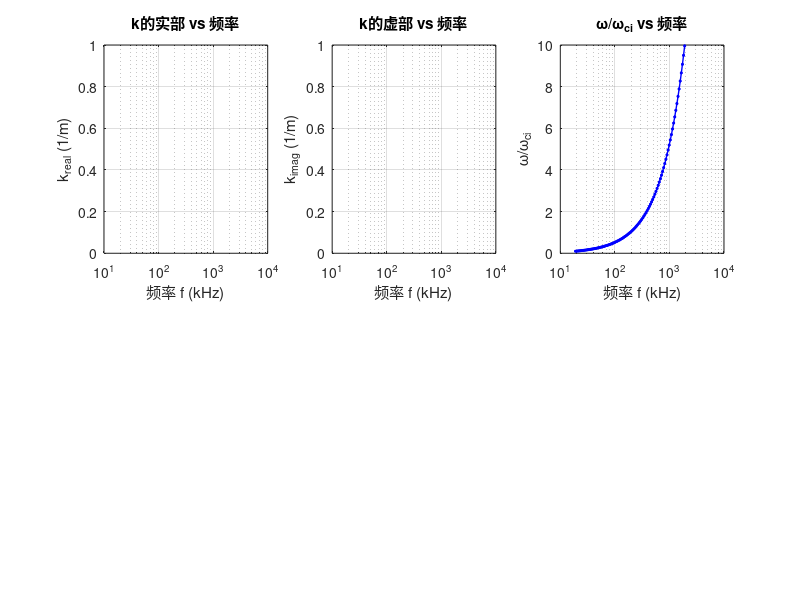

Source code (MATLAB): (Note: this script raises an error after producing the figure.)
 % 基于k_solver.m的参数扫描程序
% 扫描频率omega，磁场强度固定
clear; clc;

% 基本常数
e = 1.602e-19;           % 元电荷 (C)
me = 9.11e-31;           % 电子质量 (kg)
mi = 40*1.67e-27;        % 质子质量 (kg)
eps0 = 8.854e-12;        % 真空介电常数 (F/m)
c = 3e8;                 % 光速 (m/s)
kB = 1.38e-23;           % 玻尔兹曼常数 (J/K)

% VASIMR ICRH 典型参数
ne = 1e18;               % 电子密度 (m^-3)
ni = ne;                 % 离子密度 (m^-3)，假设准中性
f0 = 190e3;              % 基准驱动频率 (Hz) - 190kHz
Te_eV = 3;               % 电子温度 (eV)
Ti_eV = 0.3;             % 离子温度 (eV)
Te = Te_eV * e / kB;     % 电子温度 (K)
Ti = Ti_eV * e / kB;     % 离子温度 (K)
Tperp_e = 10*Te;         % 电子垂直温度 (K)
Tpara_e = 1*Te;          % 电子平行温度 (K)
Tperp_i = 10*Ti;         % 离子垂直温度 (K)
Tpara_i = 1*Ti;          % 离子平行温度 (K)

% 固定磁场强度
B0 = 0.5;                % 固定磁场强度 (T)

% 扫描参数 - 在基准频率上下一个量级范围内扫描
f_min = f0 / 10;         % 最小频率 (19kHz)
f_max = f0 * 10;         % 最大频率 (1.9MHz)
f_values = logspace(log10(f_min), log10(f_max), 100); % 对数分布的频率点
num_f = length(f_values);

% 存储结果
k_real_results = zeros(1, num_f);
k_imag_results = zeros(1, num_f);
omega_ci_results = zeros(1, num_f);
omega_ce_results = zeros(1, num_f);
omega_results = zeros(1, num_f);
success_flag = zeros(1, num_f);

fprintf('开始频率扫描...\n');
fprintf('磁场强度: %.1f T\n', B0);
fprintf('频率范围: %.1f - %.1f kHz\n', f_values(1)/1e3, f_values(end)/1e3);
fprintf('扫描点数: %d\n\n', num_f);

% 色散函数Z(ξ)的实现 - 使用faddeeva.m
Z = @(xi)  1i*sqrt(pi)*faddeeva(xi,16);

% Z0(ξ)的实现
Z0 = @(xi, kpar) Z(xi) .* (real(kpar) > 0) - Z(-xi) .* (real(kpar) < 0);

% 谐波数
n_e = 1;                              % 电子谐波数
n_i = 1;                              % 离子谐波数
V_e = 0;                              % 电子漂移速度
V_i = 0;                              % 离子漂移速度

% 完整色散方程（包含电子和离子）- 归一化版本
    function F = my_disp_eq(kpar, omega, omega_pe, omega_pi, c, A1e, A1i, xi_n_e, xi_n_i, Z0)
        Ae = A1e(kpar);
        Ai = A1i(kpar);
        xi_e = xi_n_e(kpar);
        xi_i = xi_n_i(kpar);
        Z_e = Z0(xi_e, kpar);
        Z_i = Z0(xi_i, kpar);
        F = (kpar.^2 * c^2 - omega^2 - omega_pe^2 * Ae - omega_pi^2 * Ai) / c^2;
    end

% 计算固定磁场下的参数
omega_pe = sqrt(ne*e^2/(eps0*me));    % 电子等离子体频率
omega_pi = sqrt(ni*e^2/(eps0*mi));    % 离子等离子体频率
omega_ce = e*B0/me;                   % 电子回旋频率
omega_ci = e*B0/mi;                   % 离子回旋频率

fprintf('等离子体参数:\n');
fprintf('  电子等离子体频率: %.2e rad/s (%.1f MHz)\n', omega_pe, omega_pe/(2*pi*1e6));
fprintf('  离子等离子体频率: %.2e rad/s (%.1f MHz)\n', omega_pi, omega_pi/(2*pi*1e6));
fprintf('  电子回旋频率: %.2e rad/s (%.1f MHz)\n', omega_ce, omega_ce/(2*pi*1e6));
fprintf('  离子回旋频率: %.2e rad/s (%.1f kHz)\n', omega_ci, omega_ci/(2*pi*1e3));
fprintf('\n');

% 主扫描循环
for i = 1:num_f
    f = f_values(i);
    omega = 2*pi*f;      % 角频率 (rad/s)
    
    fprintf('处理 f = %.1f kHz (%.1f MHz) (%d/%d)...\n', f/1e3, f/1e6, i, num_f);
    
    % 热速 (K -> m/s)
    w_para_e = sqrt(2*kB*Te/me);          % 电子平行热速
    w_para_i = sqrt(2*kB*Ti/mi);          % 离子平行热速
    
    % xi_n^l(kpar)的实现
    xi_n_e = @(kpar) (omega - kpar*V_e - n_e*omega_ce) ./ (kpar*w_para_e);
    xi_n_i = @(kpar) (omega - kpar*V_i - n_i*omega_ci) ./ (kpar*w_para_i);
    
    % A_{+1}^l(kpar)的实现
    A1e = @(kpar) (Tperp_e-Tpara_e)/(omega*Tpara_e) + ...
        ( (xi_n_e(kpar)*Tperp_e)/(omega*Tpara_e) + n_e*omega_ce./(omega*kpar*w_para_e) ) .* Z0(xi_n_e(kpar), kpar);
    
    A1i = @(kpar) (Tperp_i-Tpara_i)/(omega*Tpara_i) + ...
        ( (xi_n_i(kpar)*Tperp_i)/(omega*Tpara_i) + n_i*omega_ci./(omega*kpar*w_para_i) ) .* Z0(xi_n_i(kpar), kpar);
    
    % 初始猜测 - 根据当前频率调整
    k0 = (80000) * omega / c;
    
    % 尝试求解
    try
        options = optimset('Display','iter','TolFun',1e-10,'TolX',1e-15);
        kpar_sol = fsolve(@(kpar) my_disp_eq(kpar, omega, omega_pe, omega_pi, c, A1e, A1i, xi_n_e, xi_n_i, Z0), k0, options);
        
        % 存储结果
        k_real_results(i) = real(kpar_sol);
        k_imag_results(i) = imag(kpar_sol);
        omega_ci_results(i) = omega_ci;
        omega_ce_results(i) = omega_ce;
        omega_results(i) = omega;
        success_flag(i) = 1;
        
        fprintf('  成功: k = %.6e + %.6ei 1/m\n', real(kpar_sol), imag(kpar_sol));
        
    catch ME
        fprintf('  失败: %s\n', ME.message);
        k_real_results(i) = NaN;
        k_imag_results(i) = NaN;
        omega_ci_results(i) = omega_ci;
        omega_ce_results(i) = omega_ce;
        omega_results(i) = omega;
        success_flag(i) = 0;
    end
end

% 输出结果
fprintf('\n=== 扫描结果 ===\n');
fprintf('f(kHz)\t\tomega(rad/s)\t\tomega/omega_ci\t\tk_real(1/m)\t\tk_imag(1/m)\t\t状态\n');
fprintf('-----\t\t------------\t\t-------------\t\t----------\t\t----------\t\t----\n');

for i = 1:num_f
    if success_flag(i)
        fprintf('%.1f\t\t%.2e\t\t%.3f\t\t%.6e\t\t%.6e\t\t成功\n', ...
            f_values(i)/1e3, omega_results(i), omega_results(i)/omega_ci_results(i), ...
            k_real_results(i), k_imag_results(i));
    else
        fprintf('%.1f\t\t%.2e\t\t%.3f\t\t%s\t\t%s\t\t失败\n', ...
            f_values(i)/1e3, omega_results(i), omega_results(i)/omega_ci_results(i), ...
            'NaN', 'NaN');
    end
end

% 绘制结果
figure('Position', [100, 100, 1200, 800]);

% 子图1: k的实部
subplot(2, 3, 1);
semilogx(f_values/1e3, k_real_results, 'b-*', 'LineWidth', 1, 'MarkerSize', 2)
xlabel('频率 f (kHz)');
ylabel('k_{real} (1/m)');
title('k的实部 vs 频率');
grid on;

% 子图2: k的虚部
subplot(2, 3, 2);
semilogx(f_values/1e3, k_imag_results, 'b-*', 'LineWidth', 1, 'MarkerSize', 2);
xlabel('频率 f (kHz)');
ylabel('k_{imag} (1/m)');
title('k的虚部 vs 频率');
grid on;

% 子图3: omega/omega_ci比值
subplot(2, 3, 3);
omega_ci_ratio = omega_results ./ omega_ci_results;
semilogx(f_values/1e3, omega_ci_ratio, 'b-*', 'LineWidth', 1, 'MarkerSize', 2)
xlabel('频率 f (kHz)');
ylabel('\omega/\omega_{ci}');
title('\omega/\omega_{ci} vs 频率');
grid on;
yline(1, '--k', 'LineWidth', 1); % 标记共振线

% 子图4: 归一化的k实部
subplot(2, 3, 4);
k_real_norm = c * k_real_results ./ omega_results;
semilogx(f_values/1e3, k_real_norm, 'b-*', 'LineWidth', 1, 'MarkerSize', 2)
xlabel('频率 f (kHz)');
ylabel('c*k_{real}/\omega');
title('归一化k实部 vs 频率');
grid on;

% 子图5: 归一化的k虚部
subplot(2, 3, 5);
k_imag_norm = c * k_imag_results ./ omega_results;
semilogx(f_values/1e3, k_imag_norm, 'b-*', 'LineWidth', 1, 'MarkerSize', 2)
xlabel('频率 f (kHz)');
ylabel('c*k_{imag}/\omega');
title('归一化k虚部 vs 频率');
grid on;

% 子图6: 成功/失败状态
subplot(2, 3, 6);
semilogx(f_values/1e3, success_flag, 'b-*', 'LineWidth', 1, 'MarkerSize', 2);
xlabel('频率 f (kHz)');
ylabel('求解状态');
title('求解成功/失败状态');
ylim([0, 1.2]);
yticks([0, 1]);
yticklabels({'失败', '成功'});
grid on;

% 保存结果到文件
results_table = table(f_values', omega_results', omega_ci_results', omega_ce_results', ...
    omega_results'./omega_ci_results', k_real_results', k_imag_results', ...
    success_flag', ...
    'VariableNames', {'f_Hz', 'omega_rad_s', 'omega_ci_rad_s', 'omega_ce_rad_s', ...
    'omega_omega_ci_ratio', 'k_real_1_m', 'k_imag_1_m', 'success'});

writetable(results_table, 'k_solver_scan_w_results.csv');
fprintf('\n结果已保存到 k_solver_scan_w_results.csv\n');

% 分析共振区域
fprintf('\n=== 共振分析 ===\n');
resonance_idx = find(abs(omega_ci_ratio - 1) < 0.1);
if ~isempty(resonance_idx)
    fprintf('在以下频率附近接近共振 (|omega/omega_ci - 1| < 0.1):\n');
    for i = 1:length(resonance_idx)
        idx = resonance_idx(i);
        fprintf('  f = %.1f kHz, omega/omega_ci = %.3f\n', ...
            f_values(idx)/1e3, omega_ci_ratio(idx));
    end
else
    fprintf('在扫描范围内未发现接近共振的情况\n');
end

% 分析等离子体频率关系
fprintf('\n=== 等离子体频率分析 ===\n');
fprintf('电子等离子体频率: %.1f MHz\n', omega_pe/(2*pi*1e6));
fprintf('离子等离子体频率: %.1f MHz\n', omega_pi/(2*pi*1e6));
fprintf('电子回旋频率: %.1f MHz\n', omega_ce/(2*pi*1e6));
fprintf('离子回旋频率: %.1f kHz\n', omega_ci/(2*pi*1e3));

% faddeeva函数实现（移植自faddeeva.m）
function w = faddeeva(z,N)
if nargin<2, N = []; end
if isempty(N), N = 16; end
w = zeros(size(z)); % initialize output
% for purely imaginary-valued inputs, use erf as is if z is real
idx = real(z)==0; %
w(idx) = exp(-z(idx).^2).*erfc(imag(z(idx)));
if all(idx), return; end
idx = ~idx;
% for complex-valued inputs
% make sure all points are in the upper half-plane (positive imag. values)
idx1 = idx & imag(z)<0;
z(idx1) = conj(z(idx1));
M = 2*N;
M2 = 2*M;
k = (-M+1:1:M-1)'; % 注意这里的 ' 不能去掉
L = sqrt(N/sqrt(2)); % Optimal choice of L.
theta = k*pi/M;
t = L*tan(theta/2); % Variables theta and t.
f = exp(-t.^2).*(L^2+t.^2);
f = [0; f]; % Function to be transformed.
a = real(fft(fftshift(f)))/M2; % Coefficients of transform.
a = flipud(a(2:N+1)); % Reorder coefficients.
Z = (L+1i*z(idx))./(L-1i*z(idx));
p = polyval(a,Z); % Polynomial evaluation.
w(idx) = 2*p./(L-1i*z(idx)).^2 + (1/sqrt(pi))./(L-1i*z(idx)); % Evaluate w(z).
% convert the upper half-plane results to the lower half-plane if necesary
w(idx1) = conj(2*exp(-z(idx1).^2) - w(idx1));
end